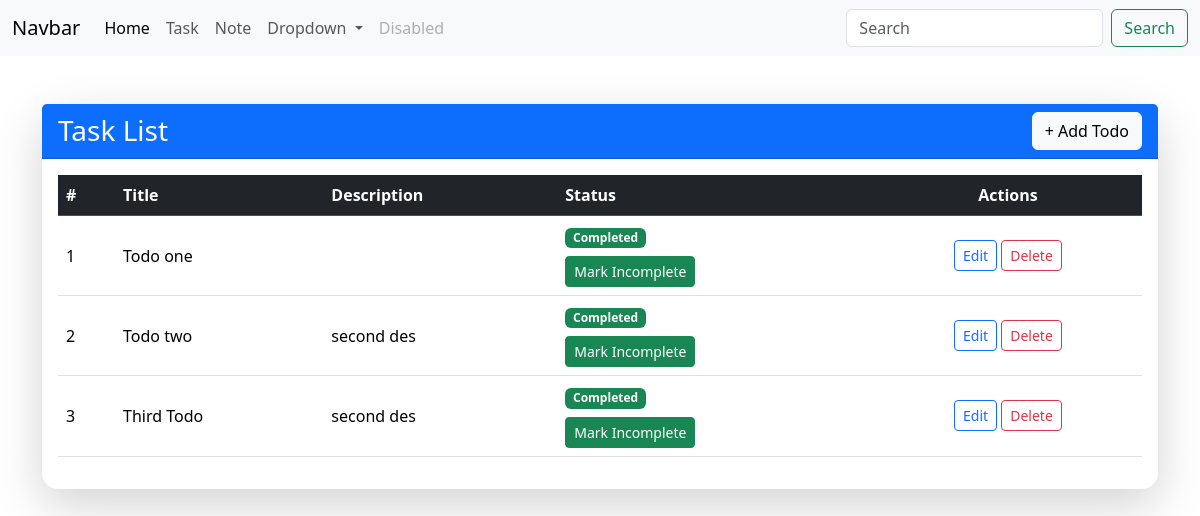
Before: /task/ with the older database file.
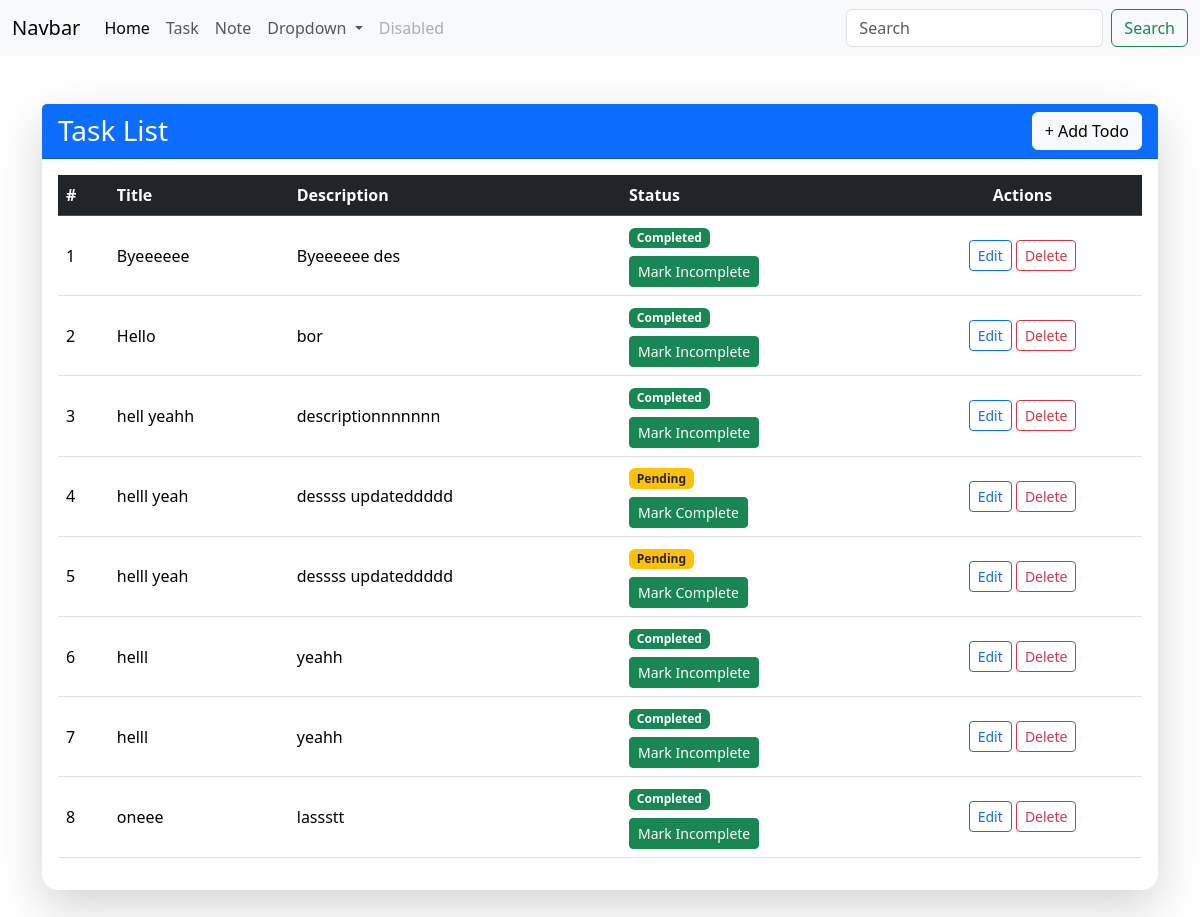
After: the same page with the newer database file.
### app1/models.py (models this page shows, shortened)
class TodoList(models.Model):
    title = models.CharField(max_length=100)
    description = models.TextField()
    status = models.BooleanField(default=False, blank=True)

### app1/views.py (the view)
# urls.py: path("task/", views.task, name="task"),
def task(request):
    tasks = TodoList.objects.all()
    context = {"tasks": tasks}
    return render(request, "task.html", context)

### Templates/task.html (shortened to what this page needs)
{% extends "base.html" %}
{% load static %}
{% block body %}
<div class="container py-5">
    <div class="card shadow-lg border-0 rounded-4">
        <div class="card-header bg-primary text-white d-flex justify-content-between align-items-center">
            <h3 class="mb-0">Task List</h3>
            <a href="{% url 'create' %}" class="btn btn-light">
                + Add Todo
            </a>
        </div>
        <div class="card-body">
            <div class="table-responsive">
                <table class="table table-hover align-middle">
                    <thead class="table-dark">
                        <tr>
                            <th>#</th>
                            <th>Title</th>
                            <th>Description</th>
                            <th>Status</th>
                            <th class="text-center">Actions</th>
                        </tr>
                    </thead>
                    <tbody>
                        {% for task in tasks %}
                        <tr>
                            <td>{{ forloop.counter }}</td>
                            <td>{{ task.title }}</td>
                            <td>{{ task.description }}</td>
                            <td>
                                {% if task.status %}
                                    <span class="badge bg-success">Completed</span>
                                {% else %}
                                    <span class="badge bg-warning text-dark">Pending</span>
                                {% endif %}
                                <form method="POST"
                                      action="{% url 'toggle' task.id %}"
                                      class="mt-2">
                                    <button type="submit" class="btn btn-sm btn-success">
                                        {% if task.status %}
                                            Mark Incomplete
                                        {% else %}
                                            Mark Complete
                                        {% endif %}
                                    </button>
                                </form>
                            </td>
                            <td class="text-center">
                                <a href="{% url 'edit' task.id %}"
                                   class="btn btn-outline-primary btn-sm">
                                    Edit
                                </a>
                                <a href="{% url 'delete' task.id %}"
                                   class="btn btn-outline-danger btn-sm">
                                    Delete
                                </a>
                            </td>
                        </tr>
                        {% endfor %}
                    </tbody>
                </table>
            </div>
        </div>
    </div>
</div>
{% endblock body %}

Changed rows visible on the page:
removed TodoList: title "Todo one", status "Completed"
removed TodoList: title "Todo two", description "second des", status "Completed"
removed TodoList: title "Third Todo", description "second des", status "Completed"
added TodoList: title "Byeeeeee", description "Byeeeeee des", status "Completed"
added TodoList: title "Hello", description "bor", status "Completed"
added TodoList: title "hell yeahh", description "descriptionnnnnnn", status "Completed"
added TodoList: title "helll yeah", description "dessss updateddddd", status "Pending"
added TodoList: title "helll yeah", description "dessss updateddddd", status "Pending"
added TodoList: title "helll", description "yeahh", status "Completed"
added TodoList: title "helll", description "yeahh", status "Completed"
added TodoList: title "oneee", description "lassstt", status "Completed"
